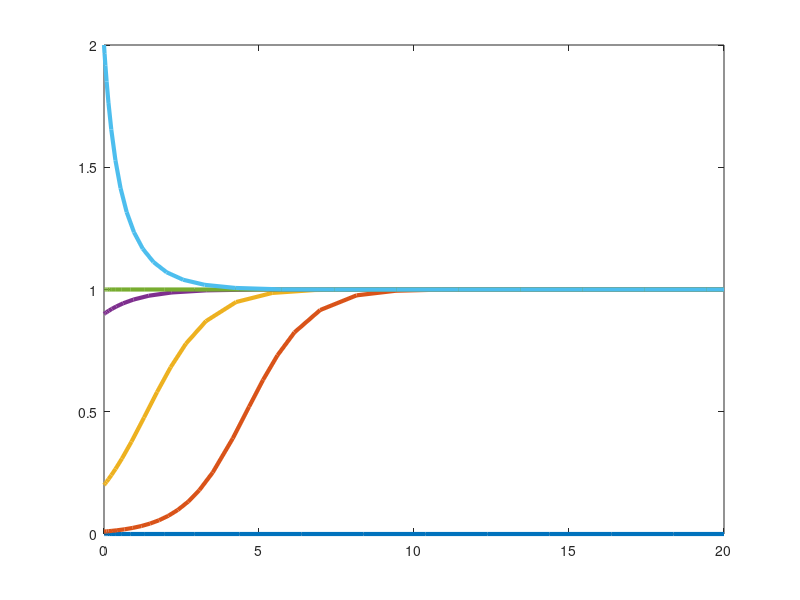

Source code (MATLAB): (Note: this script raises an error after producing the figure.)
function Logistic_stabilty_multi_IC_plotter(varargin)
% (c) Thomas E. Woolley, 2017.

clc
close all
fs=15;
u=[0, 0.01 0.2 0.9 1 2];
tspan = [0 20]; % Length of time the equation is solved for.

for u0=u
[t,u] = ode23(@ODE, tspan, u0); % Matlab ODE solver.
plot(t,u,'linewidth',3) % Plot solution.
hold on
end
L=legend('$u_0=0$','$u_0=0.01$','$u_0=0.2$','$u_0=0.9$','$u_0=1$','$u_0=2$','location','ne')
set(L,'Interpreter','latex')
xlabel('Time','Interpreter','latex')
ylabel('Population','Interpreter','latex')
set(0,'DefaultFigureColor',[1 1 1])
set(gca,'fontsize',fs)
export_fig '../Pictures/Logistic_multi_IC.png' -m3



function dydt = ODE(t,u)
% ODE equation to solve.
dydt = u*(1-u); % The Logistic equation.